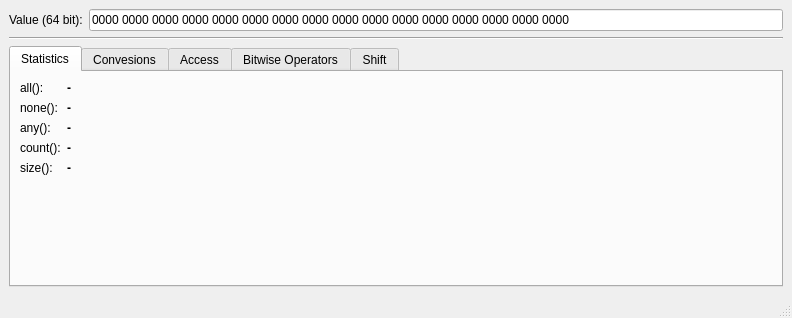
<?xml version="1.0" encoding="UTF-8"?>
<ui version="4.0">
 <class>MainWindow</class>
 <widget class="QMainWindow" name="MainWindow">
  <property name="geometry">
   <rect>
    <x>0</x>
    <y>0</y>
    <width>792</width>
    <height>318</height>
   </rect>
  </property>
  <property name="windowTitle">
   <string>BitSet</string>
  </property>
  <widget class="QWidget" name="centralwidget">
   <layout class="QVBoxLayout" name="verticalLayout_2">
    <item>
     <layout class="QFormLayout" name="formLayout">
      <item row="0" column="0">
       <widget class="QLabel" name="label">
        <property name="text">
         <string>Value (64 bit):</string>
        </property>
       </widget>
      </item>
      <item row="0" column="1">
       <widget class="QLineEdit" name="_valueLineEdit">
        <property name="inputMask">
         <string>BBBB BBBB BBBB BBBB BBBB BBBB BBBB BBBB BBBB BBBB BBBB BBBB BBBB BBBB BBBB BBBB</string>
        </property>
        <property name="text">
         <string>0000 0000 0000 0000 0000 0000 0000 0000 0000 0000 0000 0000 0000 0000 0000 0000</string>
        </property>
       </widget>
      </item>
     </layout>
    </item>
    <item>
     <widget class="Line" name="line">
      <property name="orientation">
       <enum>Qt::Horizontal</enum>
      </property>
     </widget>
    </item>
    <item>
     <widget class="QTabWidget" name="tabWidget">
      <property name="currentIndex">
       <number>0</number>
      </property>
      <property name="tabBarAutoHide">
       <bool>false</bool>
      </property>
      <widget class="QWidget" name="tab">
       <attribute name="title">
        <string>Statistics</string>
       </attribute>
       <layout class="QFormLayout" name="formLayout_5">
        <item row="0" column="0">
         <widget class="QLabel" name="label_3">
          <property name="text">
           <string>all():</string>
          </property>
         </widget>
        </item>
        <item row="0" column="1">
         <widget class="QLabel" name="_allLabel">
          <property name="font">
           <font>
            <bold>true</bold>
           </font>
          </property>
          <property name="text">
           <string>-</string>
          </property>
         </widget>
        </item>
        <item row="1" column="0">
         <widget class="QLabel" name="label_5">
          <property name="text">
           <string>none():</string>
          </property>
         </widget>
        </item>
        <item row="1" column="1">
         <widget class="QLabel" name="_noneLabel">
          <property name="font">
           <font>
            <bold>true</bold>
           </font>
          </property>
          <property name="text">
           <string>-</string>
          </property>
         </widget>
        </item>
        <item row="2" column="0">
         <widget class="QLabel" name="label_6">
          <property name="text">
           <string>any():</string>
          </property>
         </widget>
        </item>
        <item row="2" column="1">
         <widget class="QLabel" name="_anyLabel">
          <property name="font">
           <font>
            <bold>true</bold>
           </font>
          </property>
          <property name="text">
           <string>-</string>
          </property>
         </widget>
        </item>
        <item row="3" column="0">
         <widget class="QLabel" name="label_15">
          <property name="text">
           <string>count():</string>
          </property>
         </widget>
        </item>
        <item row="3" column="1">
         <widget class="QLabel" name="_countLabel">
          <property name="font">
           <font>
            <bold>true</bold>
           </font>
          </property>
          <property name="text">
           <string>-</string>
          </property>
         </widget>
        </item>
        <item row="4" column="0">
         <widget class="QLabel" name="label_17">
          <property name="text">
           <string>size():</string>
          </property>
         </widget>
        </item>
        <item row="4" column="1">
         <widget class="QLabel" name="_sizeLabel">
          <property name="font">
           <font>
            <bold>true</bold>
           </font>
          </property>
          <property name="text">
           <string>-</string>
          </property>
         </widget>
        </item>
       </layout>
      </widget>
      <widget class="QWidget" name="tab_3">
       <attribute name="title">
        <string>Convesions</string>
       </attribute>
       <layout class="QFormLayout" name="formLayout_6">
        <item row="0" column="0">
         <widget class="QLabel" name="label_2">
          <property name="text">
           <string>toString():</string>
          </property>
         </widget>
        </item>
        <item row="0" column="1">
         <widget class="QLabel" name="_toStringLabel">
          <property name="font">
           <font>
            <bold>true</bold>
           </font>
          </property>
          <property name="text">
           <string>-</string>
          </property>
         </widget>
        </item>
        <item row="1" column="0">
         <widget class="QLabel" name="label_10">
          <property name="text">
           <string>toUlong():</string>
          </property>
         </widget>
        </item>
        <item row="1" column="1">
         <widget class="QLabel" name="_toUlongLabel">
          <property name="font">
           <font>
            <bold>true</bold>
           </font>
          </property>
          <property name="text">
           <string>-</string>
          </property>
         </widget>
        </item>
        <item row="2" column="0">
         <widget class="QLabel" name="label_13">
          <property name="text">
           <string>toUllong():</string>
          </property>
         </widget>
        </item>
        <item row="2" column="1">
         <widget class="QLabel" name="_toUllongLabel">
          <property name="font">
           <font>
            <bold>true</bold>
           </font>
          </property>
          <property name="text">
           <string>-</string>
          </property>
         </widget>
        </item>
       </layout>
      </widget>
      <widget class="QWidget" name="tab_4">
       <attribute name="title">
        <string>Access</string>
       </attribute>
       <layout class="QGridLayout" name="gridLayout_2">
        <item row="0" column="0">
         <layout class="QVBoxLayout" name="verticalLayout">
          <item>
           <layout class="QFormLayout" name="formLayout_3">
            <item row="0" column="0">
             <widget class="QSpinBox" name="_setBitSpinBox">
              <property name="maximum">
               <number>63</number>
              </property>
             </widget>
            </item>
            <item row="0" column="1">
             <widget class="QPushButton" name="_setBitPushButton">
              <property name="text">
               <string>set</string>
              </property>
             </widget>
            </item>
            <item row="1" column="0">
             <widget class="QSpinBox" name="_resetBitSpinBox">
              <property name="maximum">
               <number>63</number>
              </property>
             </widget>
            </item>
            <item row="1" column="1">
             <widget class="QPushButton" name="_resetBitPushButton">
              <property name="text">
               <string>reset</string>
              </property>
             </widget>
            </item>
            <item row="2" column="0">
             <widget class="QSpinBox" name="_flipBitSpinBox">
              <property name="maximum">
               <number>63</number>
              </property>
             </widget>
            </item>
            <item row="2" column="1">
             <widget class="QPushButton" name="_flipBitPushButton">
              <property name="text">
               <string>flip</string>
              </property>
             </widget>
            </item>
           </layout>
          </item>
          <item>
           <layout class="QHBoxLayout" name="horizontalLayout">
            <item>
             <widget class="QSpinBox" name="_testBitSpinBox">
              <property name="maximum">
               <number>63</number>
              </property>
             </widget>
            </item>
            <item>
             <widget class="QPushButton" name="_tetstBitPushButton">
              <property name="text">
               <string>test</string>
              </property>
             </widget>
            </item>
            <item>
             <widget class="QLabel" name="label_19">
              <property name="text">
               <string>=</string>
              </property>
              <property name="alignment">
               <set>Qt::AlignCenter</set>
              </property>
             </widget>
            </item>
            <item>
             <widget class="QLabel" name="_testBitValueLabel">
              <property name="font">
               <font>
                <bold>true</bold>
               </font>
              </property>
              <property name="text">
               <string>-</string>
              </property>
             </widget>
            </item>
           </layout>
          </item>
          <item>
           <layout class="QHBoxLayout" name="horizontalLayout_2">
            <item>
             <widget class="QSpinBox" name="_modifyBitSpinBox">
              <property name="maximum">
               <number>63</number>
              </property>
             </widget>
            </item>
            <item>
             <widget class="QLabel" name="label_18">
              <property name="text">
               <string>=</string>
              </property>
             </widget>
            </item>
            <item>
             <widget class="QComboBox" name="_modifyBitValueComboBox">
              <item>
               <property name="text">
                <string>True</string>
               </property>
              </item>
              <item>
               <property name="text">
                <string>False</string>
               </property>
              </item>
             </widget>
            </item>
            <item>
             <widget class="QPushButton" name="_modifyBitPushButton">
              <property name="text">
               <string>[]</string>
              </property>
             </widget>
            </item>
           </layout>
          </item>
         </layout>
        </item>
        <item row="1" column="0">
         <spacer name="verticalSpacer_3">
          <property name="orientation">
           <enum>Qt::Vertical</enum>
          </property>
          <property name="sizeHint" stdset="0">
           <size>
            <width>20</width>
            <height>40</height>
           </size>
          </property>
         </spacer>
        </item>
        <item row="0" column="1">
         <spacer name="horizontalSpacer_2">
          <property name="orientation">
           <enum>Qt::Horizontal</enum>
          </property>
          <property name="sizeHint" stdset="0">
           <size>
            <width>40</width>
            <height>20</height>
           </size>
          </property>
         </spacer>
        </item>
       </layout>
      </widget>
      <widget class="QWidget" name="tab_2">
       <attribute name="title">
        <string>Bitwise Operators</string>
       </attribute>
       <layout class="QHBoxLayout" name="horizontalLayout_3">
        <item>
         <layout class="QFormLayout" name="formLayout_4">
          <item row="0" column="0">
           <widget class="QPushButton" name="_andPushButton">
            <property name="text">
             <string>&amp;&amp;</string>
            </property>
           </widget>
          </item>
          <item row="0" column="1">
           <widget class="QLineEdit" name="_andValueLineEdit">
            <property name="inputMask">
             <string>BBBB BBBB BBBB BBBB BBBB BBBB BBBB BBBB BBBB BBBB BBBB BBBB BBBB BBBB BBBB BBBB</string>
            </property>
            <property name="text">
             <string>0000 0000 0000 0000 0000 0000 0000 0000 0000 0000 0000 0000 0000 0000 0000 0000</string>
            </property>
           </widget>
          </item>
          <item row="1" column="0">
           <widget class="QPushButton" name="_orPushButton">
            <property name="text">
             <string>|</string>
            </property>
           </widget>
          </item>
          <item row="1" column="1">
           <widget class="QLineEdit" name="_orValueLineEdit">
            <property name="inputMask">
             <string>BBBB BBBB BBBB BBBB BBBB BBBB BBBB BBBB BBBB BBBB BBBB BBBB BBBB BBBB BBBB BBBB</string>
            </property>
            <property name="text">
             <string>0000 0000 0000 0000 0000 0000 0000 0000 0000 0000 0000 0000 0000 0000 0000 0000</string>
            </property>
           </widget>
          </item>
          <item row="2" column="0">
           <widget class="QPushButton" name="_xorPushButton">
            <property name="text">
             <string>^</string>
            </property>
           </widget>
          </item>
          <item row="2" column="1">
           <widget class="QLineEdit" name="_xorValueLineEdit">
            <property name="inputMask">
             <string>BBBB BBBB BBBB BBBB BBBB BBBB BBBB BBBB BBBB BBBB BBBB BBBB BBBB BBBB BBBB BBBB</string>
            </property>
            <property name="text">
             <string>0000 0000 0000 0000 0000 0000 0000 0000 0000 0000 0000 0000 0000 0000 0000 0000</string>
            </property>
           </widget>
          </item>
          <item row="3" column="0">
           <widget class="QPushButton" name="_notPushButton">
            <property name="text">
             <string>~</string>
            </property>
           </widget>
          </item>
          <item row="4" column="0">
           <spacer name="verticalSpacer_2">
            <property name="orientation">
             <enum>Qt::Vertical</enum>
            </property>
            <property name="sizeHint" stdset="0">
             <size>
              <width>20</width>
              <height>40</height>
             </size>
            </property>
           </spacer>
          </item>
         </layout>
        </item>
       </layout>
      </widget>
      <widget class="QWidget" name="tab_5">
       <attribute name="title">
        <string>Shift</string>
       </attribute>
       <layout class="QGridLayout" name="gridLayout">
        <item row="0" column="0">
         <layout class="QFormLayout" name="formLayout_2">
          <item row="0" column="0">
           <widget class="QSpinBox" name="_shiftLeftPosSpinBox">
            <property name="minimum">
             <number>1</number>
            </property>
            <property name="maximum">
             <number>64</number>
            </property>
           </widget>
          </item>
          <item row="0" column="1">
           <widget class="QPushButton" name="_shiftLeftPushButton">
            <property name="text">
             <string>left</string>
            </property>
           </widget>
          </item>
          <item row="1" column="0">
           <widget class="QSpinBox" name="_shiftRightPosSpinBox">
            <property name="minimum">
             <number>1</number>
            </property>
            <property name="maximum">
             <number>64</number>
            </property>
           </widget>
          </item>
          <item row="1" column="1">
           <widget class="QPushButton" name="_shiftRightPushButton">
            <property name="text">
             <string>right</string>
            </property>
           </widget>
          </item>
         </layout>
        </item>
        <item row="0" column="1">
         <spacer name="horizontalSpacer">
          <property name="orientation">
           <enum>Qt::Horizontal</enum>
          </property>
          <property name="sizeHint" stdset="0">
           <size>
            <width>40</width>
            <height>20</height>
           </size>
          </property>
         </spacer>
        </item>
        <item row="1" column="0">
         <spacer name="verticalSpacer">
          <property name="orientation">
           <enum>Qt::Vertical</enum>
          </property>
          <property name="sizeHint" stdset="0">
           <size>
            <width>20</width>
            <height>40</height>
           </size>
          </property>
         </spacer>
        </item>
       </layout>
      </widget>
     </widget>
    </item>
   </layout>
  </widget>
  <widget class="QStatusBar" name="statusbar"/>
 </widget>
 <tabstops>
  <tabstop>_valueLineEdit</tabstop>
  <tabstop>tabWidget</tabstop>
  <tabstop>_setBitSpinBox</tabstop>
  <tabstop>_setBitPushButton</tabstop>
  <tabstop>_resetBitSpinBox</tabstop>
  <tabstop>_resetBitPushButton</tabstop>
  <tabstop>_flipBitSpinBox</tabstop>
  <tabstop>_flipBitPushButton</tabstop>
  <tabstop>_testBitSpinBox</tabstop>
  <tabstop>_tetstBitPushButton</tabstop>
  <tabstop>_modifyBitSpinBox</tabstop>
  <tabstop>_modifyBitValueComboBox</tabstop>
  <tabstop>_modifyBitPushButton</tabstop>
  <tabstop>_andPushButton</tabstop>
  <tabstop>_andValueLineEdit</tabstop>
  <tabstop>_orPushButton</tabstop>
  <tabstop>_orValueLineEdit</tabstop>
  <tabstop>_xorPushButton</tabstop>
  <tabstop>_xorValueLineEdit</tabstop>
  <tabstop>_notPushButton</tabstop>
  <tabstop>_shiftLeftPosSpinBox</tabstop>
  <tabstop>_shiftLeftPushButton</tabstop>
  <tabstop>_shiftRightPosSpinBox</tabstop>
  <tabstop>_shiftRightPushButton</tabstop>
 </tabstops>
 <resources/>
 <connections>
  <connection>
   <sender>_valueLineEdit</sender>
   <signal>textChanged(QString)</signal>
   <receiver>MainWindow</receiver>
   <slot>onValueChanged()</slot>
   <hints>
    <hint type="sourcelabel">
     <x>443</x>
     <y>21</y>
    </hint>
    <hint type="destinationlabel">
     <x>465</x>
     <y>39</y>
    </hint>
   </hints>
  </connection>
  <connection>
   <sender>_setBitPushButton</sender>
   <signal>clicked()</signal>
   <receiver>MainWindow</receiver>
   <slot>onSetPushButtonClicked()</slot>
   <hints>
    <hint type="sourcelabel">
     <x>108</x>
     <y>97</y>
    </hint>
    <hint type="destinationlabel">
     <x>90</x>
     <y>34</y>
    </hint>
   </hints>
  </connection>
  <connection>
   <sender>_resetBitPushButton</sender>
   <signal>clicked()</signal>
   <receiver>MainWindow</receiver>
   <slot>onResetPushButtonClicked()</slot>
   <hints>
    <hint type="sourcelabel">
     <x>149</x>
     <y>123</y>
    </hint>
    <hint type="destinationlabel">
     <x>158</x>
     <y>37</y>
    </hint>
   </hints>
  </connection>
  <connection>
   <sender>_flipBitPushButton</sender>
   <signal>clicked()</signal>
   <receiver>MainWindow</receiver>
   <slot>onFlipPushButtonClicked()</slot>
   <hints>
    <hint type="sourcelabel">
     <x>169</x>
     <y>147</y>
    </hint>
    <hint type="destinationlabel">
     <x>130</x>
     <y>35</y>
    </hint>
   </hints>
  </connection>
  <connection>
   <sender>_tetstBitPushButton</sender>
   <signal>clicked()</signal>
   <receiver>MainWindow</receiver>
   <slot>onTestPushButtonClicked()</slot>
   <hints>
    <hint type="sourcelabel">
     <x>124</x>
     <y>188</y>
    </hint>
    <hint type="destinationlabel">
     <x>142</x>
     <y>46</y>
    </hint>
   </hints>
  </connection>
  <connection>
   <sender>_modifyBitPushButton</sender>
   <signal>clicked()</signal>
   <receiver>MainWindow</receiver>
   <slot>onModifyPushButtonClicked()</slot>
   <hints>
    <hint type="sourcelabel">
     <x>188</x>
     <y>222</y>
    </hint>
    <hint type="destinationlabel">
     <x>373</x>
     <y>37</y>
    </hint>
   </hints>
  </connection>
  <connection>
   <sender>_andPushButton</sender>
   <signal>clicked()</signal>
   <receiver>MainWindow</receiver>
   <slot>onAndPushButtonClicked()</slot>
   <hints>
    <hint type="sourcelabel">
     <x>70</x>
     <y>100</y>
    </hint>
    <hint type="destinationlabel">
     <x>9</x>
     <y>5</y>
    </hint>
   </hints>
  </connection>
  <connection>
   <sender>_orPushButton</sender>
   <signal>clicked()</signal>
   <receiver>MainWindow</receiver>
   <slot>onOrPushButtonClicked()</slot>
   <hints>
    <hint type="sourcelabel">
     <x>85</x>
     <y>131</y>
    </hint>
    <hint type="destinationlabel">
     <x>34</x>
     <y>-3</y>
    </hint>
   </hints>
  </connection>
  <connection>
   <sender>_xorPushButton</sender>
   <signal>clicked()</signal>
   <receiver>MainWindow</receiver>
   <slot>onXorPushButtonClicked()</slot>
   <hints>
    <hint type="sourcelabel">
     <x>58</x>
     <y>152</y>
    </hint>
    <hint type="destinationlabel">
     <x>98</x>
     <y>3</y>
    </hint>
   </hints>
  </connection>
  <connection>
   <sender>_notPushButton</sender>
   <signal>clicked()</signal>
   <receiver>MainWindow</receiver>
   <slot>onNotPushButtonClicked()</slot>
   <hints>
    <hint type="sourcelabel">
     <x>86</x>
     <y>188</y>
    </hint>
    <hint type="destinationlabel">
     <x>4</x>
     <y>50</y>
    </hint>
   </hints>
  </connection>
  <connection>
   <sender>_shiftLeftPushButton</sender>
   <signal>clicked()</signal>
   <receiver>MainWindow</receiver>
   <slot>onLeftShitPushButtonClicked()</slot>
   <hints>
    <hint type="sourcelabel">
     <x>105</x>
     <y>91</y>
    </hint>
    <hint type="destinationlabel">
     <x>4</x>
     <y>77</y>
    </hint>
   </hints>
  </connection>
  <connection>
   <sender>_shiftRightPushButton</sender>
   <signal>clicked()</signal>
   <receiver>MainWindow</receiver>
   <slot>onRightShitPushButtonClicked()</slot>
   <hints>
    <hint type="sourcelabel">
     <x>128</x>
     <y>127</y>
    </hint>
    <hint type="destinationlabel">
     <x>5</x>
     <y>46</y>
    </hint>
   </hints>
  </connection>
 </connections>
 <slots>
  <slot>onValueChanged()</slot>
  <slot>onSetPushButtonClicked()</slot>
  <slot>onResetPushButtonClicked()</slot>
  <slot>onFlipPushButtonClicked()</slot>
  <slot>onTestPushButtonClicked()</slot>
  <slot>onModifyPushButtonClicked()</slot>
  <slot>onAndPushButtonClicked()</slot>
  <slot>onOrPushButtonClicked()</slot>
  <slot>onXorPushButtonClicked()</slot>
  <slot>onNotPushButtonClicked()</slot>
  <slot>onLeftShitPushButtonClicked()</slot>
  <slot>onRightShitPushButtonClicked()</slot>
 </slots>
</ui>
